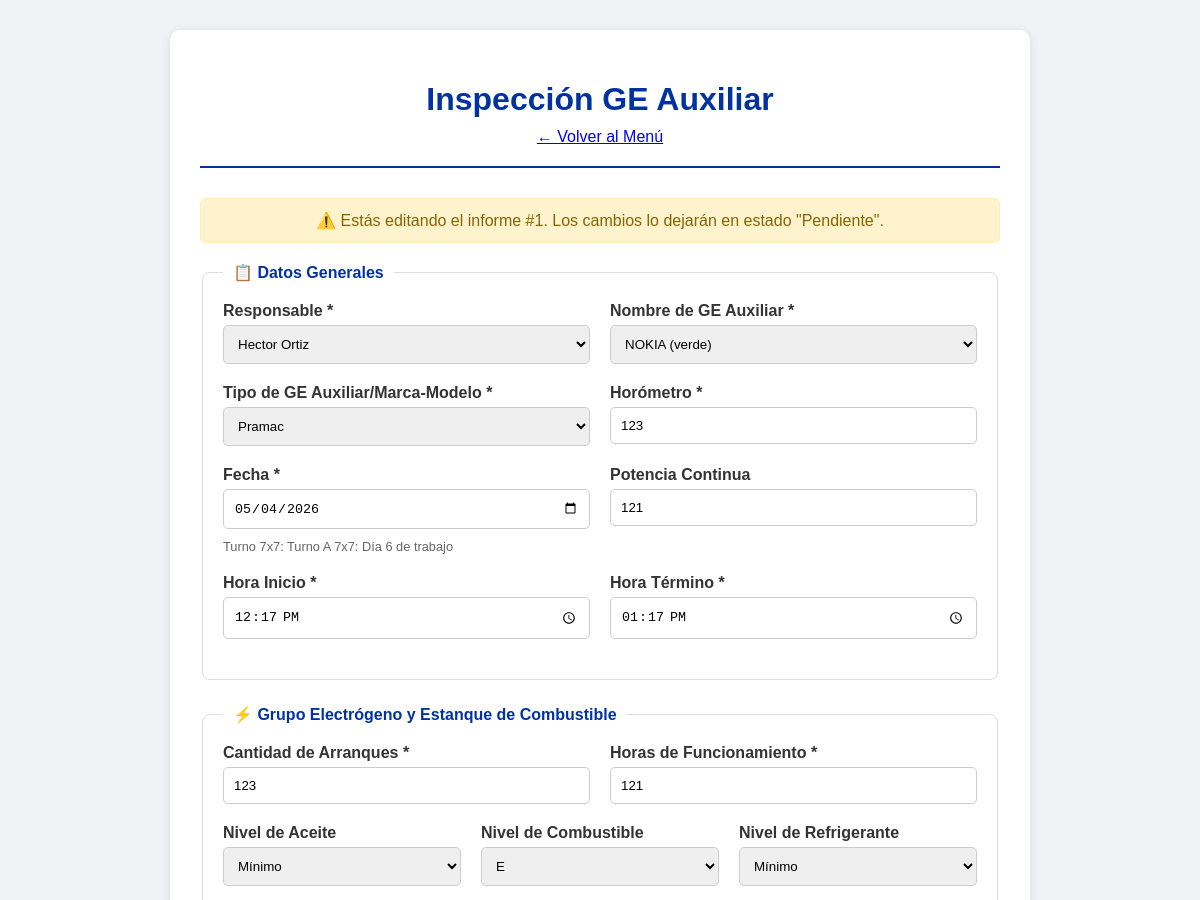
Page /editar_informe/1?tipo=ge (signed in, upper part) on the earlier database version.
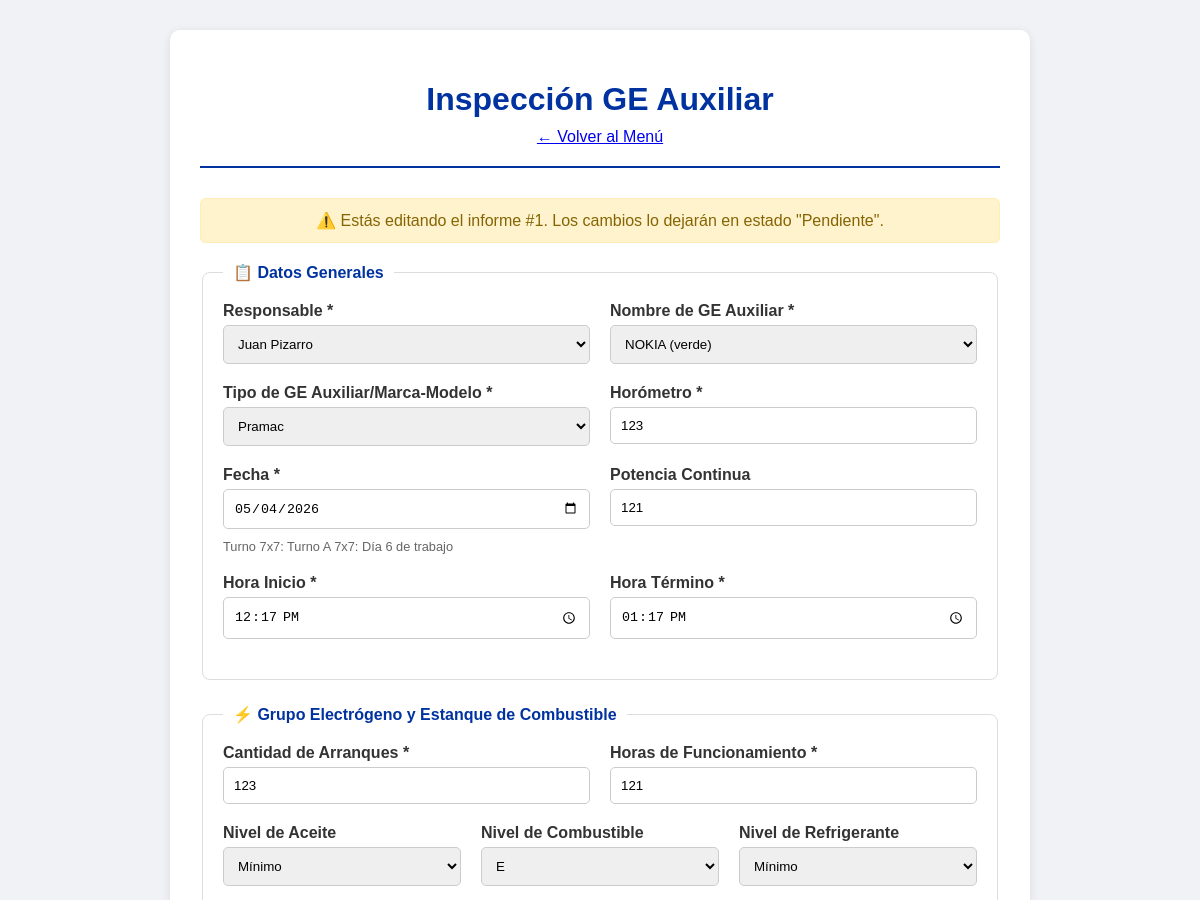
Same page on the later database version.
### app.py (models this page shows, shortened)
class InspeccionGE(db.Model):
    id = db.Column(db.Integer, primary_key=True)
    usuario_id = db.Column(db.Integer, db.ForeignKey('usuario.id'), nullable=False)
    sitio_id = db.Column(db.Integer, db.ForeignKey('sitio.id'), nullable=True)
    fecha = db.Column(db.String(20), nullable=False)
    dia_turno = db.Column(db.Integer, nullable=False)
    responsable = db.Column(db.String(50), nullable=False)
    nombre_ge = db.Column(db.String(50), nullable=False)
    tipo_ge = db.Column(db.String(50), nullable=False)
    horometro = db.Column(db.Integer, nullable=False)
    hora_inicio = db.Column(db.String(10), nullable=False)
    hora_termino = db.Column(db.String(10), nullable=False)
    potencia_continua = db.Column(db.Integer, nullable=True)
    cantidad_arranques = db.Column(db.Integer, nullable=False)
    horas_funcionamiento = db.Column(db.Integer, nullable=False)
    nivel_aceite = db.Column(db.String(10), nullable=False)
    nivel_combustible = db.Column(db.String(10), nullable=False)
    nivel_refrigerante = db.Column(db.String(10), nullable=False)
    proxima_mantencion = db.Column(db.Integer, nullable=False)
    estado_carcasa = db.Column(db.String(5), nullable=False)
    limpieza_ge_interior = db.Column(db.String(5), nullable=False)
    limpieza_radiador = db.Column(db.String(5), nullable=False)
    visor_combustible = db.Column(db.String(5), nullable=False)
    arranque_automatico = db.Column(db.String(5), nullable=False)
    limpieza_interior = db.Column(db.String(5), nullable=False)
    limpieza_exterior = db.Column(db.String(5), nullable=False)
    cable_5p_4p = db.Column(db.String(5), nullable=False)
    observaciones = db.Column(db.Text, nullable=True)
    estado_pantalla = db.Column(db.String(5), nullable=False)
    estado_parada_emergencia = db.Column(db.String(5), nullable=False)
    estado_corta_corriente = db.Column(db.String(5), nullable=False)
    estado_selector = db.Column(db.String(5), nullable=False)
    estado_bornes_bateria = db.Column(db.String(5), nullable=False)
    estado_ramal_cables = db.Column(db.String(5), nullable=False)
    estado_enchufe = db.Column(db.String(5), nullable=False)
    estado_cebador = db.Column(db.String(5), nullable=False)
    estado_mangueras = db.Column(db.String(5), nullable=False)
    estado_alarmas = db.Column(db.String(5), nullable=False)
    estado_extintor = db.Column(db.String(5), nullable=False)
    estado_puertas = db.Column(db.String(5), nullable=False)
    estado_baterias = db.Column(db.String(5), nullable=False)
    estado_ventilador = db.Column(db.String(5), nullable=False)
    observaciones_breaker = db.Column(db.Text, nullable=True)
    limpieza_general = db.Column(db.String(5), nullable=False)
    estado_chasis = db.Column(db.String(5), nullable=False)
    cantidad_cunas = db.Column(db.String(10), nullable=False)
    checkpoints = db.Column(db.String(5), nullable=False)
    presion_neumaticos = db.Column(db.String(5), nullable=False)
    estado_jaula = db.Column(db.String(5), nullable=False)
    estado_candados = db.Column(db.String(5), nullable=False)
    nivelacion_carro = db.Column(db.String(5), nullable=False)
    patas_posicionamiento = db.Column(db.String(5), nullable=False)
    manivelas_izajes = db.Column(db.String(5), nullable=False)
    observaciones_estructuras = db.Column(db.Text, nullable=True)
    foto_1 = db.Column(db.String(200), nullable=True)
    foto_2 = db.Column(db.String(200), nullable=True)
    foto_3 = db.Column(db.String(200), nullable=True)
    foto_breaker_1 = db.Column(db.String(200), nullable=True)
    foto_breaker_2 = db.Column(db.String(200), nullable=True)
    foto_breaker_3 = db.Column(db.String(200), nullable=True)
    foto_estructura_1 = db.Column(db.String(200), nullable=True)
    foto_estructura_2 = db.Column(db.String(200), nullable=True)
    foto_estructura_3 = db.Column(db.String(200), nullable=True)
    foto_lev_1 = db.Column(db.String(200), nullable=True)
    foto_lev_2 = db.Column(db.String(200), nullable=True)
    foto_lev_3 = db.Column(db.String(200), nullable=True)
    foto_lev_4 = db.Column(db.String(200), nullable=True)
    foto_lev_5 = db.Column(db.String(200), nullable=True)
    foto_lev_6 = db.Column(db.String(200), nullable=True)
    foto_lev_7 = db.Column(db.String(200), nullable=True)
    foto_lev_8 = db.Column(db.String(200), nullable=True)
    estado = db.Column(db.String(20), default='pendiente')
    fecha_registro = db.Column(db.DateTime, default=datetime.utcnow)
    motivo_rechazo = db.Column(db.String(500), nullable=True)
    usuario = db.relationship('Usuario', backref='inspecciones_ge')
    sitio = db.relationship('Sitio', backref='inspecciones_ge')

### app.py (the view, shortened to what this page needs)
@app.route('/editar_informe/<int:id>', methods=['GET', 'POST'])
def editar_informe(id):
    if 'username' not in session:
        return redirect(url_for('login'))
    tipo = request.args.get('tipo', 'cow')
    usuario_actual = Usuario.query.filter_by(username=session['username']).first()
    if tipo == 'cow':
        inspeccion = InspeccionCOW.query.get_or_404(id)
        form = InspeccionCOWForm()
        template = 'formularios/inspeccion_cow.html'
        sitios = Sitio.query.filter_by(activo=True).all()
        form.nombre_sitio.choices = [(str(s.id), s.nombre_sitio) for s in sitios]
    elif tipo == 'ge':
        inspeccion = InspeccionGE.query.get_or_404(id)
        form = InspeccionGEForm()
        template = 'formularios/inspeccion_ge.html'
    else:
        return "Tipo de informe no válido", 400
    if usuario_actual.rol != 'supervisor' and inspeccion.usuario_id != usuario_actual.id:
        return "No tienes permiso para editar este informe", 403
    if request.method == 'GET':
        form.responsable.data = inspeccion.responsable
        form.horometro.data = inspeccion.horometro
        form.hora_inicio.data = inspeccion.hora_inicio
        form.hora_termino.data = inspeccion.hora_termino
        if tipo == 'cow':
            form.nombre_sitio.data = str(inspeccion.sitio_id) if inspeccion.sitio_id else ''
            form.horas_funcionamiento.data = inspeccion.horas_funcionamiento
            form.cantidad_arranques.data = inspeccion.cantidad_arranques
            form.nivel_aceite.data = inspeccion.nivel_aceite
            form.nivel_combustible.data = inspeccion.nivel_combustible
            form.nivel_refrigerante.data = inspeccion.nivel_refrigerante
            form.proxima_mantencion.data = inspeccion.proxima_mantencion
            form.estado_ge_principal.data = inspeccion.estado_ge_principal
            form.uso_ge_auxiliar.data = inspeccion.uso_ge_auxiliar
            form.limpieza_ge_interior.data = inspeccion.limpieza_ge_interior
            form.limpieza_radiador.data = inspeccion.limpieza_radiador
            form.sistema_combustible.data = inspeccion.sistema_combustible
            form.arranque_automatico.data = inspeccion.arranque_automatico
            form.limpieza_interior.data = inspeccion.limpieza_interior
            form.limpieza_exterior.data = inspeccion.limpieza_exterior
            form.cable_5p_4p.data = inspeccion.cable_5p_4p
            form.adaptador_ge_aux.data = inspeccion.adaptador_ge_aux
            form.observaciones_ge.data = inspeccion.observaciones_ge
            form.observaciones_rack.data = inspeccion.observaciones_rack
            form.observaciones_estructuras.data = inspeccion.observaciones_estructuras
            form.limpieza_rack_energia.data = inspeccion.limpieza_rack_energia
            form.estado_planta_vertiv.data = inspeccion.estado_planta_vertiv
            form.rectificador_n1.data = inspeccion.rectificador_n1
            form.rectificador_n2.data = inspeccion.rectificador_n2
            form.rectificador_n3.data = inspeccion.rectificador_n3
            form.estado_air_scale.data = inspeccion.estado_air_scale
            form.estado_alarmas.data = inspeccion.estado_alarmas
            form.estado_7250_ixr.data = inspeccion.estado_7250_ixr
            form.estado_fpfh.data = inspeccion.estado_fpfh
            form.conversor_solar_n1.data = inspeccion.conversor_solar_n1
            form.conversor_solar_n2.data = inspeccion.conversor_solar_n2
            form.limpieza_rack_baterias.data = inspeccion.limpieza_rack_baterias
            form.estado_baterias.data = inspeccion.estado_baterias
            form.estado_inversor.data = inspeccion.estado_inversor
            form.estado_ventiladores.data = inspeccion.estado_ventiladores
            form.limpieza_rack_telecom.data = inspeccion.limpieza_rack_telecom
            form.limpieza_paneles.data = inspeccion.limpieza_paneles
            form.estructura_paneles.data = inspeccion.estructura_paneles
            form.cantidad_cunas.data = inspeccion.cantidad_cunas
            form.checkpoints.data = inspeccion.checkpoints
            form.presion_neumaticos.data = inspeccion.presion_neumaticos
            form.estado_torre.data = inspeccion.estado_torre
            form.estado_piolas_viento.data = inspeccion.estado_piolas_viento
            form.nivelacion_carro.data = inspeccion.nivelacion_carro
            form.gatas_posicionamiento.data = inspeccion.gatas_posicionamiento
            form.manivelas_izaje.data = inspeccion.manivelas_izaje
        elif tipo == 'ge':
            form.nombre_ge.data = inspeccion.nombre_ge
            form.tipo_ge.data = inspeccion.tipo_ge
            form.potencia_continua.data = inspeccion.potencia_continua
            form.cantidad_arranques.data = inspeccion.cantidad_arranques
            form.horas_funcionamiento.data = inspeccion.horas_funcionamiento
            form.nivel_aceite.data = inspeccion.nivel_aceite
            form.nivel_combustible.data = inspeccion.nivel_combustible
            form.nivel_refrigerante.data = inspeccion.nivel_refrigerante
            form.proxima_mantencion.data = inspeccion.proxima_mantencion
            form.estado_carcasa.data = inspeccion.estado_carcasa
            form.limpieza_ge_interior.data = inspeccion.limpieza_ge_interior
            form.limpieza_radiador.data = inspeccion.limpieza_radiador
            form.visor_combustible.data = inspeccion.visor_combustible
            form.arranque_automatico.data = inspeccion.arranque_automatico
            form.limpieza_interior.data = inspeccion.limpieza_interior
            form.limpieza_exterior.data = inspeccion.limpieza_exterior
            form.cable_5p_4p.data = inspeccion.cable_5p_4p
            form.observaciones.data = inspeccion.observaciones
            form.estado_pantalla.data = inspeccion.estado_pantalla
            form.estado_parada_emergencia.data = inspeccion.estado_parada_emergencia
            form.estado_corta_corriente.data = inspeccion.estado_corta_corriente
            form.estado_selector.data = inspeccion.estado_selector
            form.estado_bornes_bateria.data = inspeccion.estado_bornes_bateria
            form.estado_ramal_cables.data = inspeccion.estado_ramal_cables
            form.estado_enchufe.data = inspeccion.estado_enchufe
            form.estado_cebador.data = inspeccion.estado_cebador
            form.estado_mangueras.data = inspeccion.estado_mangueras
            form.estado_alarmas.data = inspeccion.estado_alarmas
            form.estado_extintor.data = inspeccion.estado_extintor
            form.estado_puertas.data = inspeccion.estado_puertas
            form.estado_baterias.data = inspeccion.estado_baterias
            form.estado_ventilador.data = inspeccion.estado_ventilador
            form.observaciones_breaker.data = inspeccion.observaciones_breaker
            form.limpieza_general.data = inspeccion.limpieza_general
            form.estado_chasis.data = inspeccion.estado_chasis
            form.cantidad_cunas.data = inspeccion.cantidad_cunas
            form.checkpoints.data = inspeccion.checkpoints
            form.presion_neumaticos.data = inspeccion.presion_neumaticos
            form.estado_jaula.data = inspeccion.estado_jaula
            form.estado_candados.data = inspeccion.estado_candados
            form.nivelacion_carro.data = inspeccion.nivelacion_carro
            form.patas_posicionamiento.data = inspeccion.patas_posicionamiento
            form.manivelas_izajes.data = inspeccion.manivelas_izajes
            form.observaciones_estructuras.data = inspeccion.observaciones_estructuras
    fecha_actual, fecha_iso, dia_turno, turno, estado_turno = calcular_fecha_turno()
    return render_template(template, form=form, usuario=session['nombre'],
                      fecha=fecha_actual, fecha_iso=fecha_iso,
                      dia_turno=dia_turno, turno=turno,
                      estado_turno=estado_turno, editando=True,
                      id_inspeccion=id, inspeccion=inspeccion,
                      inspeccion_ge=inspeccion)

### templates/formularios/inspeccion_ge.html (shortened to what this page needs)
<!DOCTYPE html>
<html lang="es">
<head>
    <link rel="stylesheet" href="{{ url_for('static', filename='style.css') }}">
</head>
<body>
    <div class="form-container">
        <div class="form-header">
            <h1>Inspección GE Auxiliar</h1>
            <a href="{{ url_for('menu') }}" class="volver-btn">← Volver al Menú</a>
        </div>
        {% if editando %}
            <div class="alert-warning">
                ⚠️ Estás editando el informe #{{ id_inspeccion }}. Los cambios lo dejarán en estado "Pendiente".
            </div>
        {% endif %}
        <form method="POST" enctype="multipart/form-data">
                        <fieldset>
                <legend>📋 Datos Generales</legend>
                <div class="form-row">
                    <div class="form-group">
                        {{ form.responsable.label }}
                        {{ form.responsable(class="form-control") }}
                    </div>
                    <div class="form-group">
                        {{ form.nombre_ge.label }}
                        {{ form.nombre_ge(class="form-control") }}
                    </div>
                </div>
                <div class="form-row">
                    <div class="form-group">
                        {{ form.tipo_ge.label }}
                        {{ form.tipo_ge(class="form-control") }}
                    </div>
                    <div class="form-group">
                        {{ form.horometro.label }}
                        {{ form.horometro(class="form-control") }}
                    </div>
                </div>
                <div class="form-row">
                    <div class="form-group">
                        <label>Fecha *</label>
                        <input type="date" name="fecha" class="form-control" value="{{ fecha_iso }}" required>
                        <small id="turno-info">Turno 7x7: {{ estado_turno }}</small>
                    </div>
                    <div class="form-group">
                        {{ form.potencia_continua.label }}
                        {{ form.potencia_continua(class="form-control") }}
                    </div>
                </div>
                <div class="form-row">
                    <div class="form-group">
                        {{ form.hora_inicio.label }}
                        {{ form.hora_inicio(class="form-control", type="time", step="60") }}
                </div>
                <div class="form-group">
                    {{ form.hora_termino.label }}
                    {{ form.hora_termino(class="form-control", type="time", step="60") }}
                </div>
                </div>
            </fieldset>
            <fieldset>
                <legend>⚡ Grupo Electrógeno y Estanque de Combustible</legend>
                <div class="form-row">
                    <div class="form-group">
                        {{ form.cantidad_arranques.label }}
                        {{ form.cantidad_arranques(class="form-control") }}
                    </div>
                    <div class="form-group">
                        {{ form.horas_funcionamiento.label }}
                        {{ form.horas_funcionamiento(class="form-control") }}
                    </div>
                </div>
                <div class="form-row">
                    <div class="form-group">
                        {{ form.nivel_aceite.label }}
                        {{ form.nivel_aceite(class="form-control") }}
                    </div>
                    <div class="form-group">
                        {{ form.nivel_combustible.label }}
                        {{ form.nivel_combustible(class="form-control") }}
                    </div>
                    <div class="form-group">
                        {{ form.nivel_refrigerante.label }}
                        {{ form.nivel_refrigerante(class="form-control") }}
                    </div>
                </div>
        </form>
    </div>
</body>
</html>

Differences in the rows shown:
changed InspeccionGE "NOKIA (verde)": responsable "Hector Ortiz" → "Juan Pizarro"
